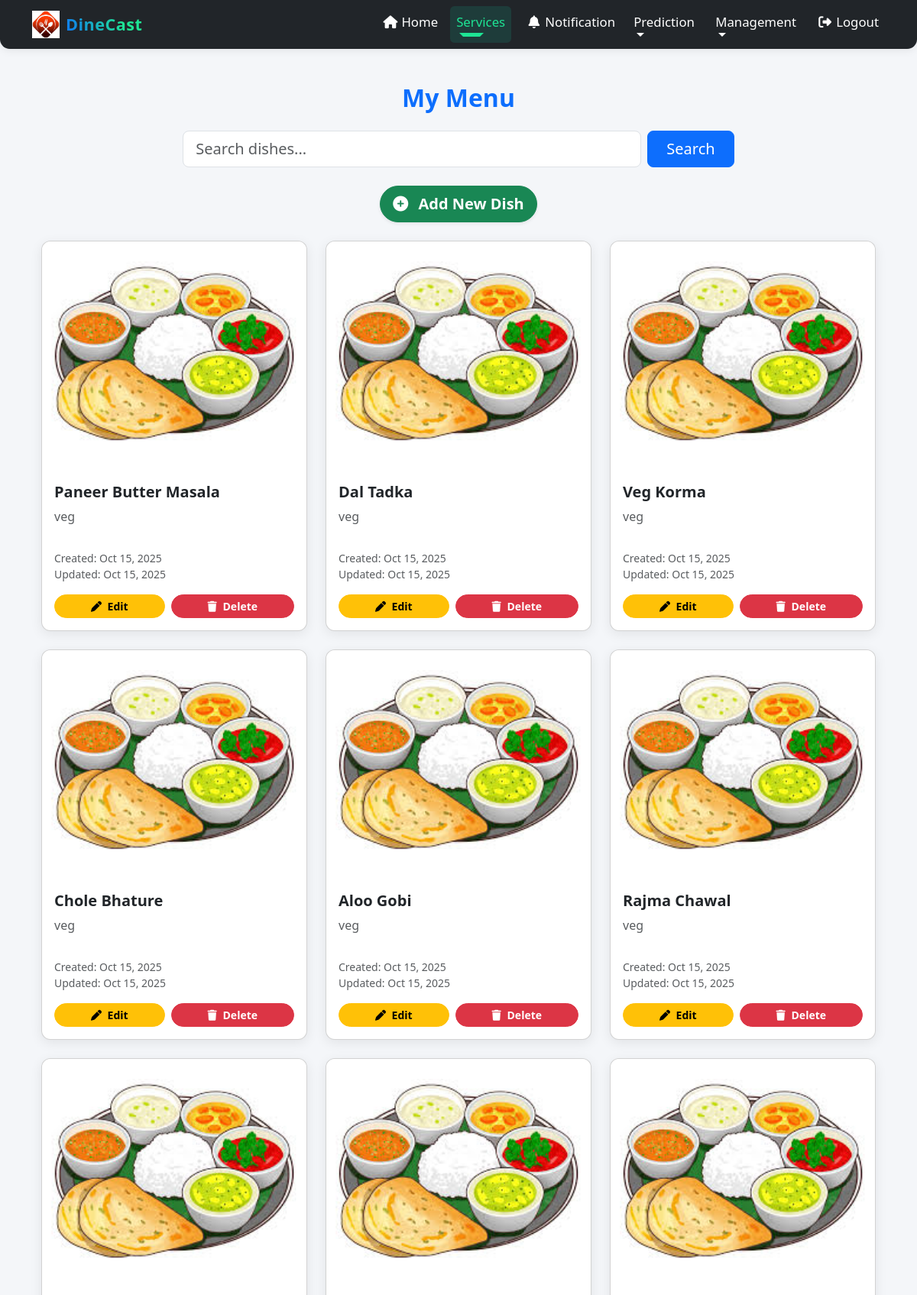
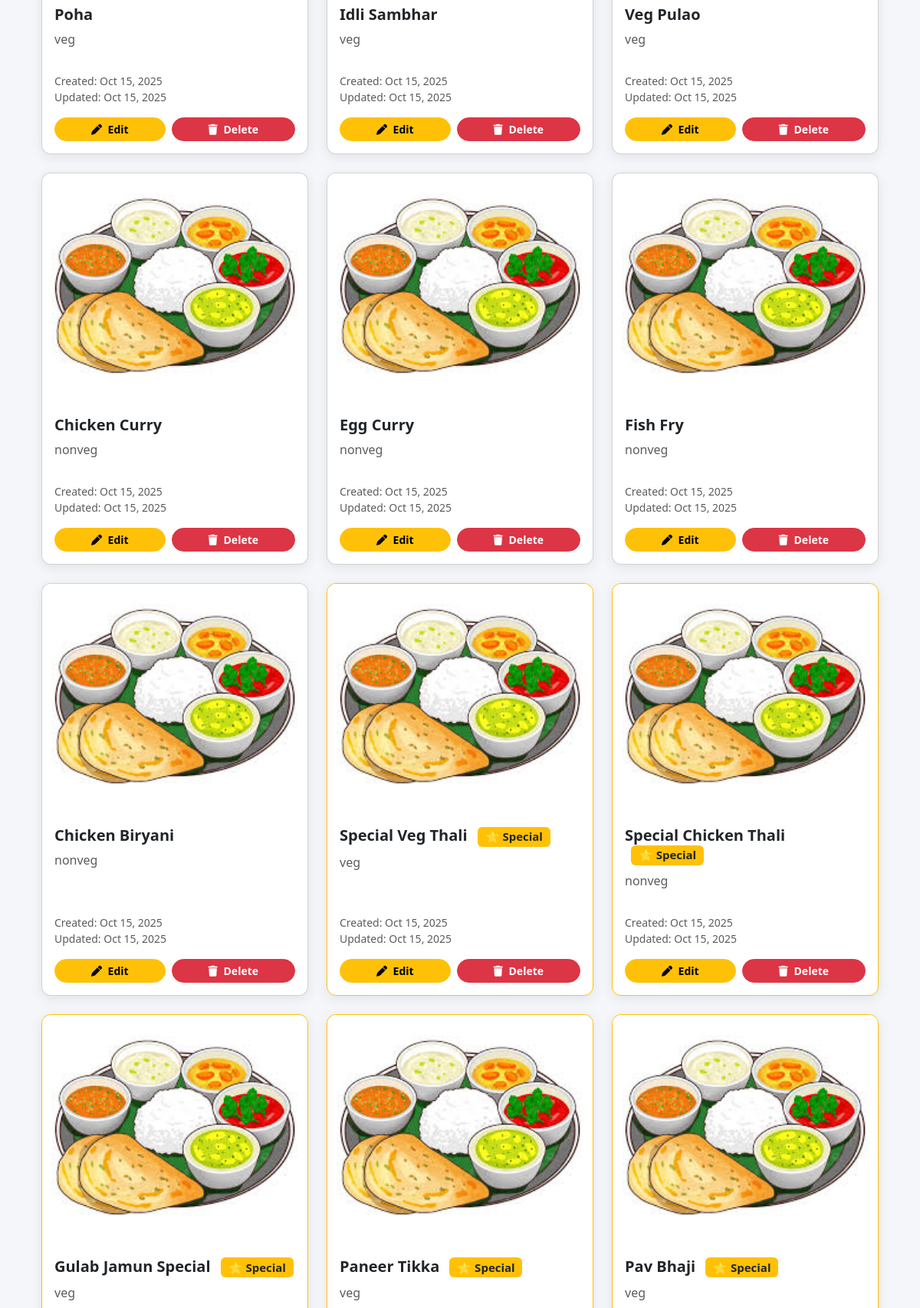
Screenshot of /provider/provider/menu/ (signed in, upper part) with the database file from the repository (2 pictures, top to bottom).
### provider/models.py (models this page shows, shortened)
class MenuItem(models.Model):
    provider = models.ForeignKey(
        settings.AUTH_USER_MODEL,
        on_delete=models.CASCADE,
        limit_choices_to={'role': 'PROVIDER'},
        related_name="menu_items"
    )
    dish_name = models.CharField(max_length=100)
    dish_description = models.TextField(blank=True)
    dish_image = models.ImageField(upload_to=menu_image_path, null=True, blank=True, default="providers/default_menu.jpg")
    is_special = models.BooleanField(default=False, help_text="Mark this dish as a special item.",null=True,blank=True)
    dish_type = models.CharField(max_length=20, choices=[('veg', 'Veg'), ('nonveg', 'Non-Veg')], default='veg')
    created_at = models.DateTimeField(auto_now_add=True)
    updated_at = models.DateTimeField(auto_now=True)
    class Meta:
        unique_together = ('provider', 'dish_name')  # Prevent duplicate dish names per provider

### provider/views.py (the view)
# urls.py: path('provider/menu/', views.menu_list, name='menu_list'),
@login_required
def menu_list(request):
    query = request.GET.get("q")
    special = request.GET.get("special")
    menu_items = MenuItem.objects.filter(provider=request.user)
    if query:
        menu_items = menu_items.filter(dish_name__icontains=query)
    if special:
        menu_items = menu_items.filter(is_special=True)
    return render(request, "provider/menu_list.html", {"menu_items": menu_items})

### provider/templates/provider/menu_list.html (shortened to what this page needs)
{% extends 'basep.html' %}
{% block content %}
<div class="container mt-4">
    <h2 class="mb-4 fw-bold text-center text-primary">My Menu</h2>
    <form method="get" class="d-flex flex-wrap mb-4 gx-3 gy-2 align-items-center justify-content-center">
        <input type="text" name="q" class="form-control form-control-lg rounded-3 flex-grow-1 me-2" placeholder="Search dishes..." value="{{ request.GET.q }}" style="min-width: 250px; max-width: 600px;" />
        <button type="submit" class="btn btn-primary btn-lg px-4">Search</button>
    </form>
    <div class="mb-4 text-center">
        <a href="{% url 'menu_create' %}" class="btn btn-success btn-lg fw-semibold rounded-pill shadow-sm">
            <i class="fas fa-plus-circle me-2"></i> Add New Dish
        </a>
    </div>
    <div class="row row-cols-1 row-cols-md-2 row-cols-lg-3 g-4" style="margin-bottom: 1rem;">
        {% for dish in menu_items %}
        <div class="col">
            <div class="card h-100 {% if dish.is_special %}border-warning{% endif %}">
                <img src="{{ dish.dish_image.url }}" alt="{{ dish.dish_name }}" class="card-img-top" loading="lazy" />
                <div class="card-body d-flex flex-column">
                    <h5 class="card-title fw-bold">
                        {{ dish.dish_name }}
                        {% if dish.is_special %}
                            <a href="?special=1" class="badge bg-warning text-dark ms-2" style="text-decoration:none;">
                                ⭐ Special
                            </a>
                        {% endif %}
                    </h5>
                    <p class="card-text text-muted mb-3">{{ dish.dish_type }}</p>
                    <div class="mt-auto">
                        <small class="text-muted d-block">Created: {{ dish.created_at|date:"M d, Y" }}</small>
                        <small class="text-muted d-block mb-3">Updated: {{ dish.updated_at|date:"M d, Y" }}</small>
                        <div class="d-flex justify-content-between gap-2">
                            <a href="{% url 'menu_update' dish.pk %}" class="btn btn-sm btn-warning flex-grow-1" aria-label="Edit {{ dish.dish_name }}">
                                <i class="fas fa-pen me-1"></i> Edit
                            </a>
                            <a href="{% url 'menu_delete' dish.pk %}" class="btn btn-sm btn-danger flex-grow-1" aria-label="Delete {{ dish.dish_name }}"
                               onclick="return confirm('Are you sure you want to delete this dish?');">
                                <i class="fas fa-trash me-1"></i> Delete
                            </a>
                        </div>
                    </div>
                </div>
            </div>
        </div>
        {% empty %}
        <div class="col">
            <div class="alert alert-info text-center">
                No dishes found.
            </div>
        </div>
        {% endfor %}
    </div>
</div>
{% endblock %}

### provider/templates/basep.html (style rules this page uses)
html, body { min-height: 100%; }
body { background-color: #f4f6f9; margin: 0; padding: 0; }

### provider/templates/provider/menu_list.html (style rules this page uses)
.card { border-radius: 12px; box-shadow: 0 4px 16px rgba(0,0,0,0.08); transition: transform 0.3s ease, box-shadow 0.3s ease; }
.card-img-top { height: 300px; object-fit: cover; border-top-left-radius: 12px; border-top-right-radius: 12px; user-select: none; }
.card-text { max-height: 100px; overflow-y: auto; padding-right: 4px; }
.btn-sm { border-radius: 20px; font-weight: 600; }

### rows the page displays
MenuItem: dish_image (placeholder picture), dish_name "Paneer Butter Masala", dish_type "veg", created_at "Oct 15, 2025", updated_at "Oct 15, 2025"
MenuItem: dish_image (placeholder picture), dish_name "Dal Tadka", dish_type "veg", created_at "Oct 15, 2025", updated_at "Oct 15, 2025"
MenuItem: dish_image (placeholder picture), dish_name "Veg Korma", dish_type "veg", created_at "Oct 15, 2025", updated_at "Oct 15, 2025"
MenuItem: dish_image (placeholder picture), dish_name "Chole Bhature", dish_type "veg", created_at "Oct 15, 2025", updated_at "Oct 15, 2025"
MenuItem: dish_image (placeholder picture), dish_name "Aloo Gobi", dish_type "veg", created_at "Oct 15, 2025", updated_at "Oct 15, 2025"
MenuItem: dish_image (placeholder picture), dish_name "Rajma Chawal", dish_type "veg", created_at "Oct 15, 2025", updated_at "Oct 15, 2025"
MenuItem: dish_image (placeholder picture), dish_name "Poha", dish_type "veg", created_at "Oct 15, 2025", updated_at "Oct 15, 2025"
MenuItem: dish_image (placeholder picture), dish_name "Idli Sambhar", dish_type "veg", created_at "Oct 15, 2025", updated_at "Oct 15, 2025"
MenuItem: dish_image (placeholder picture), dish_name "Veg Pulao", dish_type "veg", created_at "Oct 15, 2025", updated_at "Oct 15, 2025"
MenuItem: dish_image (placeholder picture), dish_name "Chicken Curry", dish_type "nonveg", created_at "Oct 15, 2025", updated_at "Oct 15, 2025"
MenuItem: dish_image (placeholder picture), dish_name "Egg Curry", dish_type "nonveg", created_at "Oct 15, 2025", updated_at "Oct 15, 2025"
MenuItem: dish_image (placeholder picture), dish_name "Fish Fry", dish_type "nonveg", created_at "Oct 15, 2025", updated_at "Oct 15, 2025"
MenuItem: dish_image (placeholder picture), dish_name "Chicken Biryani", dish_type "nonveg", created_at "Oct 15, 2025", updated_at "Oct 15, 2025"
MenuItem: dish_image (placeholder picture), dish_name "Special Veg Thali", is_special "⭐ Special", dish_type "veg", created_at "Oct 15, 2025", updated_at "Oct 15, 2025"
MenuItem: dish_image (placeholder picture), dish_name "Special Chicken Thali", is_special "⭐ Special", dish_type "nonveg", created_at "Oct 15, 2025", updated_at "Oct 15, 2025"
MenuItem: dish_image (placeholder picture), dish_name "Gulab Jamun Special", is_special "⭐ Special", dish_type "veg"
MenuItem: dish_image (placeholder picture), dish_name "Paneer Tikka", is_special "⭐ Special", dish_type "veg"
MenuItem: dish_image (placeholder picture), dish_name "Pav Bhaji", is_special "⭐ Special", dish_type "veg"
